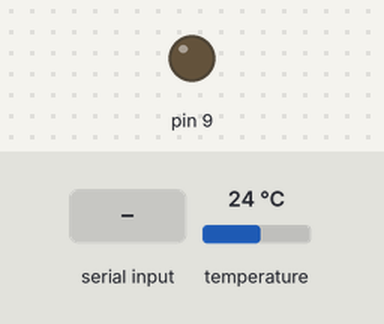
A sketch run on a simulated Arduino Uno, built with avr-gcc and run on an emulated ATmega328P. Parts: output pins drawn as LEDs (lit = HIGH). The test bench sets the inputs (shaded band); at power-on: temperature 24 °C. What the sketch prints to the serial monitor is not drawn.

Above: at 1.2 s.
1.3 s: "1" received over Serial
At 6.5 s:
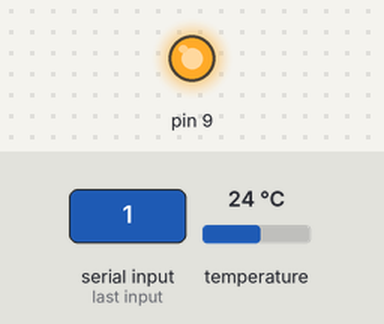
Timing chart, 0 to 8.0 s (numbered marks = the images above; inputs shaded):
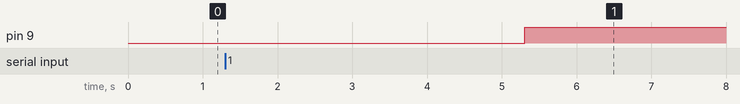

Measured:
- after the input at 1.3 s, pin 9: LOW → HIGH after 4.0 s

The sketch:

Controller.ino
```cpp
#include <OneWire.h>
#include <ArduinoJson.h>

// OneWire DS18S20, DS18B20, DS1822 Temperature Example
//
// http://www.pjrc.com/teensy/td_libs_OneWire.html
//
// The DallasTemperature library can do all this work for you!
// https://github.com/milesburton/Arduino-Temperature-Control-Library

OneWire  ds(10);  // on pin 10 (a 4.7K resistor is necessary)

float automatic_max_temp = 75;
bool automatic = false;

DynamicJsonDocument doc(500);
DynamicJsonDocument receivedDoc(200);

#define klapan_off  0;
#define klapan_on  1;

int klapan_state;

void setup(void) {

pinMode(9, OUTPUT);

  Serial.begin(115200);

  klapan_state = klapan_off;

  doc["kl"] = klapan_state;
  doc["T_uo"] = 0;
}

void loop(void) {

// Обрабатывает поступившие запросы, чтобы на выходе сформировать ответ
  if(Serial.available() > 0){
    String receivedString = Serial.readString();
    deserializeJson(receivedDoc, receivedString);
    klapan_state = receivedDoc["klapan"];
    automatic_max_temp = receivedDoc["max_temp"];
  }

/////////////////////////////////////
  byte i;
  byte present = 0;
  byte type_s;
  byte data[12];
  byte addr[8];
  float current_cel;

  if (!ds.search(addr)) {
    ds.reset_search();
    delay(250);
    //Serial.println("ds.reset_search() is not valid!");
    return;
  }

  if (OneWire::crc8(addr, 7) != addr[7]) {
      //Serial.println("CRC is not valid!");
      return;
  }

  // the first ROM byte indicates which chip
  switch (addr[0]) {
    case 0x10:
      //Serial.println("  Chip = DS18S20");  // or old DS1820
      type_s = 1;
      break;
    case 0x28:
     // Serial.println("  Chip = DS18B20");
      type_s = 0;
      break;
    case 0x22:
     // Serial.println("  Chip = DS1822");
      type_s = 0;
      break;
    default:
    //  Serial.println("Device is not a DS18x20 family device.");
      return;
  }

  ds.reset();
  ds.select(addr);
  ds.write(0x44, 1);        // start conversion, with parasite power on at the end

  delay(2000);     // maybe 750ms is enough, maybe not
  // we might do a ds.depower() here, but the reset will take care of it.

  present = ds.reset();
  ds.select(addr);
  ds.write(0xBE);         // Read Scratchpad

  for ( i = 0; i < 9; i++) {           // we need 9 bytes
    data[i] = ds.read();
  }

  // Convert the data to actual temperature
  // because the result is a 16 bit signed integer, it should
  // be stored to an "int16_t" type, which is always 16 bits
  // even when compiled on a 32 bit processor.
  int16_t raw = (data[1] << 8) | data[0];
  if (type_s) {
    raw = raw << 3; // 9 bit resolution default
    if (data[7] == 0x10) {
      // "count remain" gives full 12 bit resolution
      raw = (raw & 0xFFF0) + 12 - data[6];
    }
  } else {
    byte cfg = (data[4] & 0x60);
    // at lower res, the low bits are undefined, so let's zero them
    if (cfg == 0x00) raw = raw & ~7;  // 9 bit resolution, 93.75 ms
    else if (cfg == 0x20) raw = raw & ~3; // 10 bit res, 187.5 ms
    else if (cfg == 0x40) raw = raw & ~1; // 11 bit res, 375 ms
    //// default is 12 bit resolution, 750 ms conversion time
  }

  //return (float)raw / 16.0;
  current_cel = (float)raw / 16.0;
/////////////////////////////////////

// Добавить отключение автоматики.

if(current_cel >= automatic_max_temp){
  klapan_state = klapan_off;
  digitalWrite(9, HIGH);
}
else if(current_cel < automatic_max_temp){
   klapan_state = klapan_on;
   digitalWrite(9, LOW);
}

  doc["kl"] = klapan_state;
  doc["T_uo"] = current_cel;
  //doc["mta"] = automatic_max_temp;
  doc["maximum_temperature_acually"] = automatic_max_temp;
  //doc["T_uo"] = readTemepature();
  //serializeJson(doc, Serial);
  String j;
  serializeJson(doc, j);
  Serial.print("<begin>");
  Serial.print(j);
  Serial.print("<end>");
}


// better it returns false if an error has occured. and the value we get from returned parameter by reference.
float readTemepature(){


}
```
